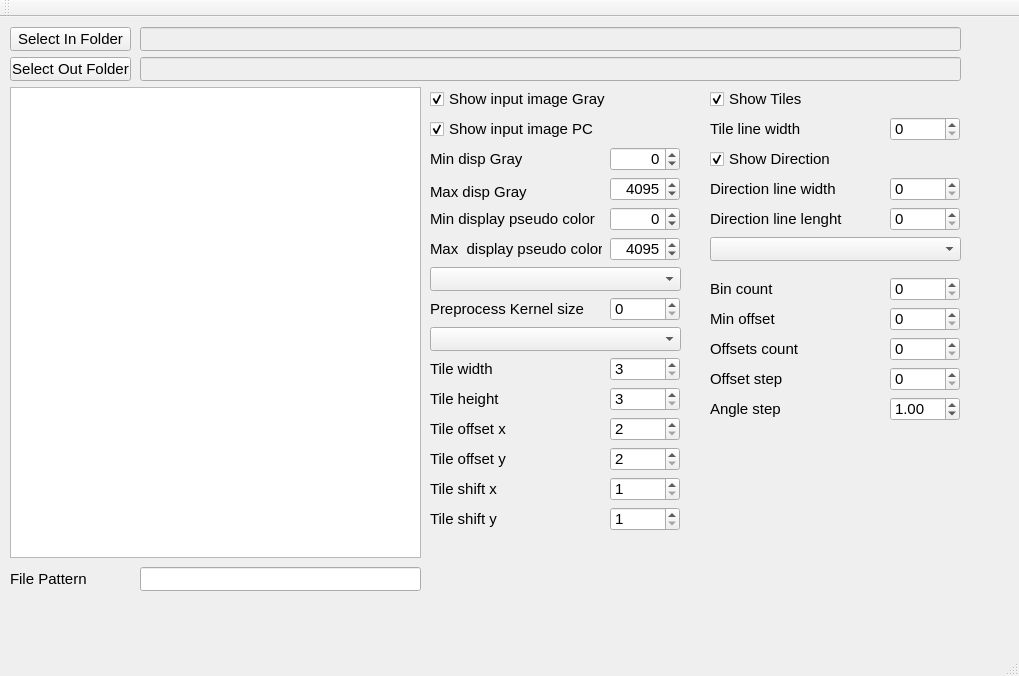
<?xml version="1.0" encoding="UTF-8"?>
<ui version="4.0">
 <class>MainWindow</class>
 <widget class="QMainWindow" name="MainWindow">
  <property name="geometry">
   <rect>
    <x>0</x>
    <y>0</y>
    <width>1019</width>
    <height>676</height>
   </rect>
  </property>
  <property name="font">
   <font>
    <pointsize>11</pointsize>
   </font>
  </property>
  <property name="windowTitle">
   <string>MainWindow</string>
  </property>
  <widget class="QWidget" name="centralWidget">
   <widget class="QPushButton" name="pushButtonSelectInFolder">
    <property name="geometry">
     <rect>
      <x>10</x>
      <y>10</y>
      <width>121</width>
      <height>24</height>
     </rect>
    </property>
    <property name="text">
     <string>Select In Folder</string>
    </property>
   </widget>
   <widget class="QLineEdit" name="LineEditInDirectory">
    <property name="enabled">
     <bool>false</bool>
    </property>
    <property name="geometry">
     <rect>
      <x>140</x>
      <y>10</y>
      <width>821</width>
      <height>24</height>
     </rect>
    </property>
   </widget>
   <widget class="QPushButton" name="pushButtonSelectOutFolder">
    <property name="geometry">
     <rect>
      <x>10</x>
      <y>40</y>
      <width>121</width>
      <height>24</height>
     </rect>
    </property>
    <property name="text">
     <string>Select Out Folder</string>
    </property>
   </widget>
   <widget class="QLineEdit" name="LineEditOutDirectory">
    <property name="enabled">
     <bool>false</bool>
    </property>
    <property name="geometry">
     <rect>
      <x>140</x>
      <y>40</y>
      <width>821</width>
      <height>24</height>
     </rect>
    </property>
   </widget>
   <widget class="QListWidget" name="ListWidgetFiles">
    <property name="geometry">
     <rect>
      <x>10</x>
      <y>70</y>
      <width>411</width>
      <height>471</height>
     </rect>
    </property>
   </widget>
   <widget class="QCheckBox" name="CheckBoxShowInputImageGray">
    <property name="geometry">
     <rect>
      <x>430</x>
      <y>70</y>
      <width>181</width>
      <height>24</height>
     </rect>
    </property>
    <property name="text">
     <string>Show input image Gray</string>
    </property>
    <property name="checked">
     <bool>true</bool>
    </property>
   </widget>
   <widget class="QCheckBox" name="CheckBoxShowInputImagePC">
    <property name="geometry">
     <rect>
      <x>430</x>
      <y>100</y>
      <width>181</width>
      <height>24</height>
     </rect>
    </property>
    <property name="text">
     <string>Show input image PC</string>
    </property>
    <property name="checked">
     <bool>true</bool>
    </property>
   </widget>
   <widget class="QSpinBox" name="spinBoxMinShowPseudoColor">
    <property name="geometry">
     <rect>
      <x>610</x>
      <y>190</y>
      <width>70</width>
      <height>24</height>
     </rect>
    </property>
    <property name="font">
     <font>
      <pointsize>11</pointsize>
     </font>
    </property>
    <property name="alignment">
     <set>Qt::AlignRight|Qt::AlignTrailing|Qt::AlignVCenter</set>
    </property>
    <property name="minimum">
     <number>-65536</number>
    </property>
    <property name="maximum">
     <number>65535</number>
    </property>
    <property name="singleStep">
     <number>2</number>
    </property>
   </widget>
   <widget class="QSpinBox" name="spinBoxMinShowGray">
    <property name="geometry">
     <rect>
      <x>610</x>
      <y>130</y>
      <width>70</width>
      <height>24</height>
     </rect>
    </property>
    <property name="font">
     <font>
      <pointsize>11</pointsize>
     </font>
    </property>
    <property name="alignment">
     <set>Qt::AlignRight|Qt::AlignTrailing|Qt::AlignVCenter</set>
    </property>
    <property name="minimum">
     <number>-65536</number>
    </property>
    <property name="maximum">
     <number>65535</number>
    </property>
    <property name="singleStep">
     <number>2</number>
    </property>
   </widget>
   <widget class="QLabel" name="labelMaxDispGray">
    <property name="geometry">
     <rect>
      <x>430</x>
      <y>160</y>
      <width>172</width>
      <height>30</height>
     </rect>
    </property>
    <property name="font">
     <font>
      <pointsize>11</pointsize>
     </font>
    </property>
    <property name="text">
     <string>Max disp Gray</string>
    </property>
   </widget>
   <widget class="QLabel" name="labelMaxDispPseudoColor">
    <property name="geometry">
     <rect>
      <x>430</x>
      <y>220</y>
      <width>172</width>
      <height>24</height>
     </rect>
    </property>
    <property name="font">
     <font>
      <pointsize>11</pointsize>
     </font>
    </property>
    <property name="text">
     <string>Max  display pseudo color</string>
    </property>
   </widget>
   <widget class="QLabel" name="labelMinDispGray">
    <property name="geometry">
     <rect>
      <x>430</x>
      <y>130</y>
      <width>172</width>
      <height>24</height>
     </rect>
    </property>
    <property name="font">
     <font>
      <pointsize>11</pointsize>
     </font>
    </property>
    <property name="mouseTracking">
     <bool>true</bool>
    </property>
    <property name="text">
     <string>&lt;html&gt;&lt;head/&gt;&lt;body&gt;&lt;p&gt;Min disp Gray&lt;/p&gt;&lt;/body&gt;&lt;/html&gt;</string>
    </property>
   </widget>
   <widget class="QSpinBox" name="spinBoxMaxShowPseudoColor">
    <property name="geometry">
     <rect>
      <x>610</x>
      <y>220</y>
      <width>70</width>
      <height>24</height>
     </rect>
    </property>
    <property name="font">
     <font>
      <pointsize>11</pointsize>
     </font>
    </property>
    <property name="alignment">
     <set>Qt::AlignRight|Qt::AlignTrailing|Qt::AlignVCenter</set>
    </property>
    <property name="maximum">
     <number>65535</number>
    </property>
    <property name="singleStep">
     <number>32</number>
    </property>
    <property name="value">
     <number>4095</number>
    </property>
   </widget>
   <widget class="QSpinBox" name="spinBoxMaxShowGray">
    <property name="geometry">
     <rect>
      <x>610</x>
      <y>160</y>
      <width>70</width>
      <height>24</height>
     </rect>
    </property>
    <property name="font">
     <font>
      <pointsize>11</pointsize>
     </font>
    </property>
    <property name="alignment">
     <set>Qt::AlignRight|Qt::AlignTrailing|Qt::AlignVCenter</set>
    </property>
    <property name="maximum">
     <number>65535</number>
    </property>
    <property name="singleStep">
     <number>32</number>
    </property>
    <property name="value">
     <number>4095</number>
    </property>
   </widget>
   <widget class="QLabel" name="labelMinDispPseudoColor">
    <property name="geometry">
     <rect>
      <x>430</x>
      <y>190</y>
      <width>172</width>
      <height>24</height>
     </rect>
    </property>
    <property name="font">
     <font>
      <pointsize>11</pointsize>
     </font>
    </property>
    <property name="mouseTracking">
     <bool>true</bool>
    </property>
    <property name="text">
     <string>&lt;html&gt;&lt;head/&gt;&lt;body&gt;&lt;p&gt;Min display pseudo color&lt;/p&gt;&lt;/body&gt;&lt;/html&gt;</string>
    </property>
   </widget>
   <widget class="QComboBox" name="comboBoxPreprocessType">
    <property name="geometry">
     <rect>
      <x>430</x>
      <y>250</y>
      <width>251</width>
      <height>24</height>
     </rect>
    </property>
   </widget>
   <widget class="QComboBox" name="comboBoxTileShape">
    <property name="geometry">
     <rect>
      <x>430</x>
      <y>310</y>
      <width>251</width>
      <height>24</height>
     </rect>
    </property>
   </widget>
   <widget class="QSpinBox" name="spinBoxPreprocessKernelSize">
    <property name="geometry">
     <rect>
      <x>610</x>
      <y>280</y>
      <width>70</width>
      <height>24</height>
     </rect>
    </property>
    <property name="font">
     <font>
      <pointsize>11</pointsize>
     </font>
    </property>
   </widget>
   <widget class="QLabel" name="labelMaxPreprocessKernelSize">
    <property name="geometry">
     <rect>
      <x>430</x>
      <y>280</y>
      <width>172</width>
      <height>24</height>
     </rect>
    </property>
    <property name="font">
     <font>
      <pointsize>11</pointsize>
     </font>
    </property>
    <property name="text">
     <string>Preprocess Kernel size</string>
    </property>
   </widget>
   <widget class="QLabel" name="labelTileWidth">
    <property name="geometry">
     <rect>
      <x>430</x>
      <y>340</y>
      <width>172</width>
      <height>24</height>
     </rect>
    </property>
    <property name="font">
     <font>
      <pointsize>11</pointsize>
     </font>
    </property>
    <property name="mouseTracking">
     <bool>true</bool>
    </property>
    <property name="text">
     <string>&lt;html&gt;&lt;head/&gt;&lt;body&gt;&lt;p&gt;Tile width&lt;/p&gt;&lt;/body&gt;&lt;/html&gt;</string>
    </property>
   </widget>
   <widget class="QLabel" name="labelTileHeight">
    <property name="geometry">
     <rect>
      <x>430</x>
      <y>370</y>
      <width>172</width>
      <height>24</height>
     </rect>
    </property>
    <property name="font">
     <font>
      <pointsize>11</pointsize>
     </font>
    </property>
    <property name="mouseTracking">
     <bool>true</bool>
    </property>
    <property name="text">
     <string>&lt;html&gt;&lt;head/&gt;&lt;body&gt;&lt;p&gt;Tile height&lt;/p&gt;&lt;/body&gt;&lt;/html&gt;</string>
    </property>
   </widget>
   <widget class="QLabel" name="labelOffsetY">
    <property name="geometry">
     <rect>
      <x>430</x>
      <y>430</y>
      <width>172</width>
      <height>24</height>
     </rect>
    </property>
    <property name="font">
     <font>
      <pointsize>11</pointsize>
     </font>
    </property>
    <property name="text">
     <string>&lt;html&gt;&lt;head/&gt;&lt;body&gt;&lt;p&gt;Tile offset y&lt;/p&gt;&lt;/body&gt;&lt;/html&gt;</string>
    </property>
   </widget>
   <widget class="QLabel" name="labelOffsetX">
    <property name="geometry">
     <rect>
      <x>430</x>
      <y>400</y>
      <width>172</width>
      <height>24</height>
     </rect>
    </property>
    <property name="font">
     <font>
      <pointsize>11</pointsize>
     </font>
    </property>
    <property name="mouseTracking">
     <bool>true</bool>
    </property>
    <property name="text">
     <string>&lt;html&gt;&lt;head/&gt;&lt;body&gt;&lt;p&gt;Tile offset x&lt;/p&gt;&lt;/body&gt;&lt;/html&gt;</string>
    </property>
   </widget>
   <widget class="QLabel" name="labelShiftY">
    <property name="geometry">
     <rect>
      <x>430</x>
      <y>490</y>
      <width>172</width>
      <height>24</height>
     </rect>
    </property>
    <property name="font">
     <font>
      <pointsize>11</pointsize>
     </font>
    </property>
    <property name="text">
     <string>&lt;html&gt;&lt;head/&gt;&lt;body&gt;&lt;p&gt;Tile shift y&lt;/p&gt;&lt;/body&gt;&lt;/html&gt;</string>
    </property>
   </widget>
   <widget class="QLabel" name="labelShiftX">
    <property name="geometry">
     <rect>
      <x>430</x>
      <y>460</y>
      <width>172</width>
      <height>24</height>
     </rect>
    </property>
    <property name="font">
     <font>
      <pointsize>11</pointsize>
     </font>
    </property>
    <property name="mouseTracking">
     <bool>true</bool>
    </property>
    <property name="text">
     <string>&lt;html&gt;&lt;head/&gt;&lt;body&gt;&lt;p&gt;Tile shift x&lt;/p&gt;&lt;/body&gt;&lt;/html&gt;</string>
    </property>
   </widget>
   <widget class="QCheckBox" name="CheckBoxShowTiles">
    <property name="geometry">
     <rect>
      <x>710</x>
      <y>70</y>
      <width>181</width>
      <height>24</height>
     </rect>
    </property>
    <property name="text">
     <string>Show Tiles</string>
    </property>
    <property name="checked">
     <bool>true</bool>
    </property>
   </widget>
   <widget class="QLabel" name="labelTileLineWidth">
    <property name="geometry">
     <rect>
      <x>710</x>
      <y>100</y>
      <width>172</width>
      <height>24</height>
     </rect>
    </property>
    <property name="font">
     <font>
      <pointsize>11</pointsize>
     </font>
    </property>
    <property name="contextMenuPolicy">
     <enum>Qt::DefaultContextMenu</enum>
    </property>
    <property name="text">
     <string>&lt;html&gt;&lt;head/&gt;&lt;body&gt;&lt;p&gt;Tile line width&lt;/p&gt;&lt;/body&gt;&lt;/html&gt;</string>
    </property>
   </widget>
   <widget class="QCheckBox" name="CheckBoxShowDirection">
    <property name="geometry">
     <rect>
      <x>710</x>
      <y>130</y>
      <width>181</width>
      <height>24</height>
     </rect>
    </property>
    <property name="text">
     <string>Show Direction</string>
    </property>
    <property name="checked">
     <bool>true</bool>
    </property>
   </widget>
   <widget class="QLabel" name="labelDirectionLineWidth">
    <property name="geometry">
     <rect>
      <x>710</x>
      <y>160</y>
      <width>172</width>
      <height>24</height>
     </rect>
    </property>
    <property name="font">
     <font>
      <pointsize>11</pointsize>
     </font>
    </property>
    <property name="contextMenuPolicy">
     <enum>Qt::DefaultContextMenu</enum>
    </property>
    <property name="text">
     <string>&lt;html&gt;&lt;head/&gt;&lt;body&gt;&lt;p&gt;Direction line width&lt;/p&gt;&lt;/body&gt;&lt;/html&gt;</string>
    </property>
   </widget>
   <widget class="QLabel" name="labelMinOffset">
    <property name="geometry">
     <rect>
      <x>710</x>
      <y>290</y>
      <width>172</width>
      <height>24</height>
     </rect>
    </property>
    <property name="font">
     <font>
      <pointsize>11</pointsize>
     </font>
    </property>
    <property name="mouseTracking">
     <bool>true</bool>
    </property>
    <property name="text">
     <string>&lt;html&gt;&lt;head/&gt;&lt;body&gt;&lt;p&gt;Min offset&lt;/p&gt;&lt;/body&gt;&lt;/html&gt;</string>
    </property>
   </widget>
   <widget class="QLabel" name="labelOffsetCount">
    <property name="geometry">
     <rect>
      <x>710</x>
      <y>320</y>
      <width>172</width>
      <height>24</height>
     </rect>
    </property>
    <property name="font">
     <font>
      <pointsize>11</pointsize>
     </font>
    </property>
    <property name="mouseTracking">
     <bool>true</bool>
    </property>
    <property name="text">
     <string>&lt;html&gt;&lt;head/&gt;&lt;body&gt;&lt;p&gt;Offsets count&lt;/p&gt;&lt;/body&gt;&lt;/html&gt;</string>
    </property>
   </widget>
   <widget class="QLabel" name="labelOffsetStep">
    <property name="geometry">
     <rect>
      <x>710</x>
      <y>350</y>
      <width>172</width>
      <height>24</height>
     </rect>
    </property>
    <property name="font">
     <font>
      <pointsize>11</pointsize>
     </font>
    </property>
    <property name="mouseTracking">
     <bool>true</bool>
    </property>
    <property name="text">
     <string>&lt;html&gt;&lt;head/&gt;&lt;body&gt;&lt;p&gt;Offset step&lt;/p&gt;&lt;/body&gt;&lt;/html&gt;</string>
    </property>
   </widget>
   <widget class="QComboBox" name="comboBoxNormalisation">
    <property name="geometry">
     <rect>
      <x>710</x>
      <y>220</y>
      <width>251</width>
      <height>24</height>
     </rect>
    </property>
   </widget>
   <widget class="QLabel" name="labelBinCount">
    <property name="geometry">
     <rect>
      <x>710</x>
      <y>260</y>
      <width>172</width>
      <height>24</height>
     </rect>
    </property>
    <property name="font">
     <font>
      <pointsize>11</pointsize>
     </font>
    </property>
    <property name="mouseTracking">
     <bool>true</bool>
    </property>
    <property name="text">
     <string>&lt;html&gt;&lt;head/&gt;&lt;body&gt;&lt;p&gt;Bin count&lt;/p&gt;&lt;/body&gt;&lt;/html&gt;</string>
    </property>
   </widget>
   <widget class="QLabel" name="labelDirectionLileLength">
    <property name="geometry">
     <rect>
      <x>710</x>
      <y>190</y>
      <width>172</width>
      <height>24</height>
     </rect>
    </property>
    <property name="font">
     <font>
      <pointsize>11</pointsize>
     </font>
    </property>
    <property name="contextMenuPolicy">
     <enum>Qt::DefaultContextMenu</enum>
    </property>
    <property name="text">
     <string>&lt;html&gt;&lt;head/&gt;&lt;body&gt;&lt;p&gt;Direction line lenght&lt;/p&gt;&lt;/body&gt;&lt;/html&gt;</string>
    </property>
   </widget>
   <widget class="QSpinBox" name="spinBoxTileWidth">
    <property name="geometry">
     <rect>
      <x>610</x>
      <y>340</y>
      <width>70</width>
      <height>24</height>
     </rect>
    </property>
    <property name="font">
     <font>
      <pointsize>11</pointsize>
     </font>
    </property>
    <property name="minimum">
     <number>3</number>
    </property>
   </widget>
   <widget class="QSpinBox" name="spinBoxTileHeight">
    <property name="geometry">
     <rect>
      <x>610</x>
      <y>370</y>
      <width>70</width>
      <height>24</height>
     </rect>
    </property>
    <property name="font">
     <font>
      <pointsize>11</pointsize>
     </font>
    </property>
    <property name="minimum">
     <number>3</number>
    </property>
   </widget>
   <widget class="QSpinBox" name="spinBoxTileOffsetX">
    <property name="geometry">
     <rect>
      <x>610</x>
      <y>400</y>
      <width>70</width>
      <height>24</height>
     </rect>
    </property>
    <property name="font">
     <font>
      <pointsize>11</pointsize>
     </font>
    </property>
    <property name="minimum">
     <number>2</number>
    </property>
   </widget>
   <widget class="QSpinBox" name="spinBoxTileOffsetY">
    <property name="geometry">
     <rect>
      <x>610</x>
      <y>430</y>
      <width>70</width>
      <height>24</height>
     </rect>
    </property>
    <property name="font">
     <font>
      <pointsize>11</pointsize>
     </font>
    </property>
    <property name="minimum">
     <number>2</number>
    </property>
   </widget>
   <widget class="QSpinBox" name="spinBoxTileShiftX">
    <property name="geometry">
     <rect>
      <x>610</x>
      <y>460</y>
      <width>70</width>
      <height>24</height>
     </rect>
    </property>
    <property name="font">
     <font>
      <pointsize>11</pointsize>
     </font>
    </property>
    <property name="minimum">
     <number>1</number>
    </property>
   </widget>
   <widget class="QSpinBox" name="spinBoxTileShiftY">
    <property name="geometry">
     <rect>
      <x>610</x>
      <y>490</y>
      <width>70</width>
      <height>24</height>
     </rect>
    </property>
    <property name="font">
     <font>
      <pointsize>11</pointsize>
     </font>
    </property>
    <property name="minimum">
     <number>1</number>
    </property>
   </widget>
   <widget class="QSpinBox" name="spinBoxTileLineWidth">
    <property name="geometry">
     <rect>
      <x>890</x>
      <y>100</y>
      <width>70</width>
      <height>24</height>
     </rect>
    </property>
    <property name="font">
     <font>
      <pointsize>11</pointsize>
     </font>
    </property>
   </widget>
   <widget class="QSpinBox" name="spinBoxDirectionLineWidth">
    <property name="geometry">
     <rect>
      <x>890</x>
      <y>160</y>
      <width>70</width>
      <height>24</height>
     </rect>
    </property>
    <property name="font">
     <font>
      <pointsize>11</pointsize>
     </font>
    </property>
   </widget>
   <widget class="QSpinBox" name="spinBoxDirectionLineLenght">
    <property name="geometry">
     <rect>
      <x>890</x>
      <y>190</y>
      <width>70</width>
      <height>24</height>
     </rect>
    </property>
    <property name="font">
     <font>
      <pointsize>11</pointsize>
     </font>
    </property>
   </widget>
   <widget class="QSpinBox" name="spinBoxBinCount">
    <property name="geometry">
     <rect>
      <x>890</x>
      <y>260</y>
      <width>70</width>
      <height>24</height>
     </rect>
    </property>
    <property name="font">
     <font>
      <pointsize>11</pointsize>
     </font>
    </property>
   </widget>
   <widget class="QSpinBox" name="spinBoxMinOffset">
    <property name="geometry">
     <rect>
      <x>890</x>
      <y>290</y>
      <width>70</width>
      <height>24</height>
     </rect>
    </property>
    <property name="font">
     <font>
      <pointsize>11</pointsize>
     </font>
    </property>
   </widget>
   <widget class="QSpinBox" name="spinBoxOffsetCount">
    <property name="geometry">
     <rect>
      <x>890</x>
      <y>320</y>
      <width>70</width>
      <height>24</height>
     </rect>
    </property>
    <property name="font">
     <font>
      <pointsize>11</pointsize>
     </font>
    </property>
   </widget>
   <widget class="QSpinBox" name="spinBoxOffsetStep">
    <property name="geometry">
     <rect>
      <x>890</x>
      <y>350</y>
      <width>70</width>
      <height>24</height>
     </rect>
    </property>
    <property name="font">
     <font>
      <pointsize>11</pointsize>
     </font>
    </property>
   </widget>
   <widget class="QLabel" name="labelAngleStep">
    <property name="geometry">
     <rect>
      <x>710</x>
      <y>380</y>
      <width>172</width>
      <height>24</height>
     </rect>
    </property>
    <property name="font">
     <font>
      <pointsize>11</pointsize>
     </font>
    </property>
    <property name="mouseTracking">
     <bool>true</bool>
    </property>
    <property name="text">
     <string>&lt;html&gt;&lt;head/&gt;&lt;body&gt;&lt;p&gt;Angle step&lt;/p&gt;&lt;/body&gt;&lt;/html&gt;</string>
    </property>
   </widget>
   <widget class="QDoubleSpinBox" name="doubleSpinBoxAngleStep">
    <property name="geometry">
     <rect>
      <x>890</x>
      <y>380</y>
      <width>70</width>
      <height>24</height>
     </rect>
    </property>
    <property name="value">
     <double>1.000000000000000</double>
    </property>
   </widget>
   <widget class="QLineEdit" name="LineEditFilePattern">
    <property name="enabled">
     <bool>true</bool>
    </property>
    <property name="geometry">
     <rect>
      <x>140</x>
      <y>550</y>
      <width>281</width>
      <height>24</height>
     </rect>
    </property>
   </widget>
   <widget class="QLabel" name="labelFilePattern">
    <property name="geometry">
     <rect>
      <x>10</x>
      <y>550</y>
      <width>172</width>
      <height>24</height>
     </rect>
    </property>
    <property name="font">
     <font>
      <pointsize>11</pointsize>
     </font>
    </property>
    <property name="text">
     <string>&lt;html&gt;&lt;head/&gt;&lt;body&gt;&lt;p&gt;File Pattern&lt;/p&gt;&lt;/body&gt;&lt;/html&gt;</string>
    </property>
   </widget>
  </widget>
  <widget class="QMenuBar" name="menuBar">
   <property name="geometry">
    <rect>
     <x>0</x>
     <y>0</y>
     <width>1019</width>
     <height>21</height>
    </rect>
   </property>
  </widget>
  <widget class="QToolBar" name="mainToolBar">
   <attribute name="toolBarArea">
    <enum>TopToolBarArea</enum>
   </attribute>
   <attribute name="toolBarBreak">
    <bool>false</bool>
   </attribute>
  </widget>
  <widget class="QStatusBar" name="statusBar"/>
 </widget>
 <layoutdefault spacing="6" margin="11"/>
 <resources/>
 <connections/>
</ui>
